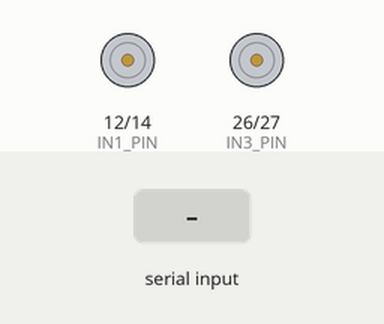
This sketch was run on a simulated ESP32. On the bench: motor-driver pin pairs drawn as motors (green arrow = first pin HIGH = forward, orange = second pin HIGH = backward, longer = more drive, scaled by the enable pin). The test bench sets the inputs (shaded band). Nothing arrives over Bluetooth unless stated; what the sketch prints to the serial monitor is not drawn.

Above: at 1.2 s.
1.3 s: "F90\n" received over Serial
At 1.7 s:
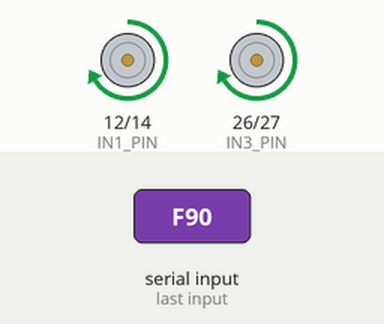
3.3 s: "B90\n" received over the second serial link
At 3.7 s:
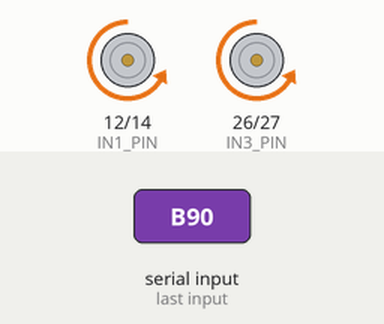
5.3 s: "L90\n" received over Serial
At 5.7 s:
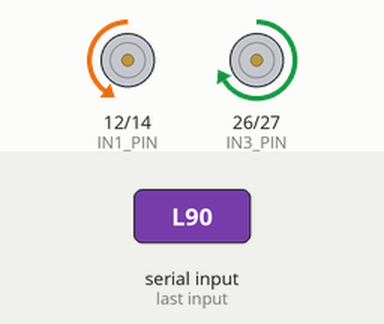
7.3 s: "R90\n" received over the second serial link
At 7.6 s:
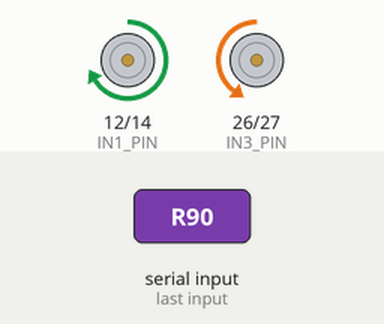
Timing chart, 0 to 10.3 s (numbered marks = the images above; inputs shaded):
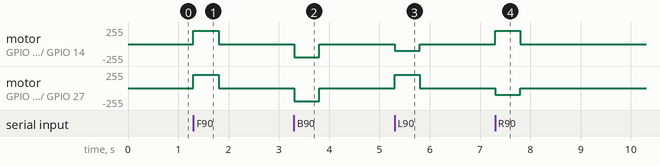

The sketch:

iot_esp32_bluetooth_car_firmware.ino
```cpp
/*
 * ESP32 / Arduino Bluetooth-Controlled Physical IoT Car Firmware
 *
 * Hardware Requirements:
 * - ESP32 Development Board (NodeMCU ESP32-WROOM-32 or similar)
 * - L298N or TB6612FNG Dual H-Bridge Motor Driver
 * - 2WD or 4WD Robot Chassis with DC Motors
 *
 * Bluetooth Features:
 * 1. Bluetooth Serial (Classic BT Name: "ESP32_Car_BT")
 * 2. Parses real-time JSON packets from Python Gesture Controller:
 *    {"cmd":"DRIVE", "pwml": 180, "pwmr": 210, "steer": 12.5, "speed": 15.2, "state": "CONTROL"}
 * 3. Supports single-character Bluetooth RC Car Smartphone App commands:
 *    - 'F' / 'f' -> Drive Forward
 *    - 'B' / 'b' -> Drive Reverse
 *    - 'L' / 'l' -> Turn Left
 *    - 'R' / 'r' -> Turn Right
 *    - 'S' / 's' -> Stop Motors
 * 4. USB Hardware Serial Port (115200 Baud fallback)
 * 5. Automatic Fail-Safe Safety Watchdog (Stops motors if signal is lost for >500ms)
 */

#include <Arduino.h>
#include <BluetoothSerial.h>

// Motor Driver Pin Definitions (L298N / TB6612FNG)
#define ENA_PIN 13  // Left Motor Speed PWM (ESP32 GPIO 13)
#define IN1_PIN 12  // Left Motor Direction 1
#define IN2_PIN 14  // Left Motor Direction 2

#define ENB_PIN 25  // Right Motor Speed PWM (ESP32 GPIO 25)
#define IN3_PIN 26  // Right Motor Direction 1
#define IN4_PIN 27  // Right Motor Direction 2

#define WATCHDOG_TIMEOUT_MS 500
unsigned long last_packet_time = 0;

// Bluetooth Instance
BluetoothSerial SerialBT;

void setMotorLeft(int pwm) {
  pwm = constrain(pwm, -255, 255);
  if (pwm > 0) {
    digitalWrite(IN1_PIN, HIGH);
    digitalWrite(IN2_PIN, LOW);
    analogWrite(ENA_PIN, pwm);
  } else if (pwm < 0) {
    digitalWrite(IN1_PIN, LOW);
    digitalWrite(IN2_PIN, HIGH);
    analogWrite(ENA_PIN, -pwm);
  } else {
    digitalWrite(IN1_PIN, LOW);
    digitalWrite(IN2_PIN, LOW);
    analogWrite(ENA_PIN, 0);
  }
}

void setMotorRight(int pwm) {
  pwm = constrain(pwm, -255, 255);
  if (pwm > 0) {
    digitalWrite(IN3_PIN, HIGH);
    digitalWrite(IN4_PIN, LOW);
    analogWrite(ENB_PIN, pwm);
  } else if (pwm < 0) {
    digitalWrite(IN3_PIN, LOW);
    digitalWrite(IN4_PIN, HIGH);
    analogWrite(ENB_PIN, -pwm);
  } else {
    digitalWrite(IN3_PIN, LOW);
    digitalWrite(IN4_PIN, LOW);
    analogWrite(ENB_PIN, 0);
  }
}

void stopCar() {
  setMotorLeft(0);
  setMotorRight(0);
}

void parseCommand(String cmdStr) {
  cmdStr.trim();
  if (cmdStr.length() == 0) return;

  // 1. JSON Telemetry Packet (from Python Gesture Controller)
  int idx_l = cmdStr.indexOf("\"pwml\":");
  int idx_r = cmdStr.indexOf("\"pwmr\":");

  if (idx_l != -1 && idx_r != -1) {
    int pwml = cmdStr.substring(idx_l + 7, cmdStr.indexOf(",", idx_l)).toInt();
    int pwmr = cmdStr.substring(idx_r + 7, cmdStr.indexOf(",", idx_r)).toInt();

    if (cmdStr.indexOf("STOP") != -1) {
      stopCar();
    } else {
      setMotorLeft(pwml);
      setMotorRight(pwmr);
    }
    last_packet_time = millis();
    return;
  }

  // 2. Single-character Bluetooth RC App Commands ('F', 'B', 'L', 'R', 'S')
  char c = toupper(cmdStr.charAt(0));
  int default_speed = 200;

  if (c == 'F') {
    setMotorLeft(default_speed);
    setMotorRight(default_speed);
    last_packet_time = millis();
  } else if (c == 'B') {
    setMotorLeft(-default_speed);
    setMotorRight(-default_speed);
    last_packet_time = millis();
  } else if (c == 'L') {
    setMotorLeft(-default_speed / 2);
    setMotorRight(default_speed);
    last_packet_time = millis();
  } else if (c == 'R') {
    setMotorLeft(default_speed);
    setMotorRight(-default_speed / 2);
    last_packet_time = millis();
  } else if (c == 'S') {
    stopCar();
    last_packet_time = millis();
  }
}

void setup() {
  Serial.begin(115200);

  pinMode(ENA_PIN, OUTPUT);
  pinMode(IN1_PIN, OUTPUT);
  pinMode(IN2_PIN, OUTPUT);

  pinMode(ENB_PIN, OUTPUT);
  pinMode(IN3_PIN, OUTPUT);
  pinMode(IN4_PIN, OUTPUT);

  stopCar();

  // Initialize Bluetooth Serial
  SerialBT.begin("ESP32_Car_BT");

  Serial.println("\n========================================================");
  Serial.println(" ESP32 BLUETOOTH IOT CAR FIRMWARE READY");
  Serial.println("========================================================");
  Serial.println(" [Bluetooth] Device Name: ESP32_Car_BT");
  Serial.println(" [Commands] Accepts Python JSON & Standard RC App ('F','B','L','R','S')");
  Serial.println("========================================================\n");
}

void loop() {
  // 1. Read Bluetooth Serial Stream
  if (SerialBT.available() > 0) {
    String line = SerialBT.readStringUntil('\n');
    line.trim();
    if (line.length() > 0) {
      parseCommand(line);
    }
  }

  // 2. Read USB Serial Stream (Wired Fallback / Debug)
  if (Serial.available() > 0) {
    String line = Serial.readStringUntil('\n');
    line.trim();
    if (line.length() > 0) {
      parseCommand(line);
    }
  }

  // 3. Safety Watchdog: Stop motors if command stream stops for > 500ms
  if (millis() - last_packet_time > WATCHDOG_TIMEOUT_MS) {
    stopCar();
  }
}
```

Measured:
- after the input at 1.3 s, motor on GPIO 12 (IN1_PIN) / GPIO 14 (IN2_PIN), motor on GPIO 26 (IN3_PIN) / GPIO 27 (IN4_PIN): stopped → forward 200/255 at once, → stopped 0.50 s later
- after the input at 3.3 s, motor on GPIO 12 (IN1_PIN) / GPIO 14 (IN2_PIN), motor on GPIO 26 (IN3_PIN) / GPIO 27 (IN4_PIN): stopped → backward 200/255 at once, → stopped 0.50 s later
- after the input at 5.3 s, motor on GPIO 12 (IN1_PIN) / GPIO 14 (IN2_PIN): stopped → backward 100/255 at once, → stopped 0.50 s later; motor on GPIO 26 (IN3_PIN) / GPIO 27 (IN4_PIN): stopped → forward 200/255 at once, → stopped 0.50 s later
- after the input at 7.3 s, motor on GPIO 12 (IN1_PIN) / GPIO 14 (IN2_PIN): stopped → forward 200/255 at once, → stopped 0.50 s later; motor on GPIO 26 (IN3_PIN) / GPIO 27 (IN4_PIN): stopped → backward 100/255 at once, → stopped 0.50 s later
